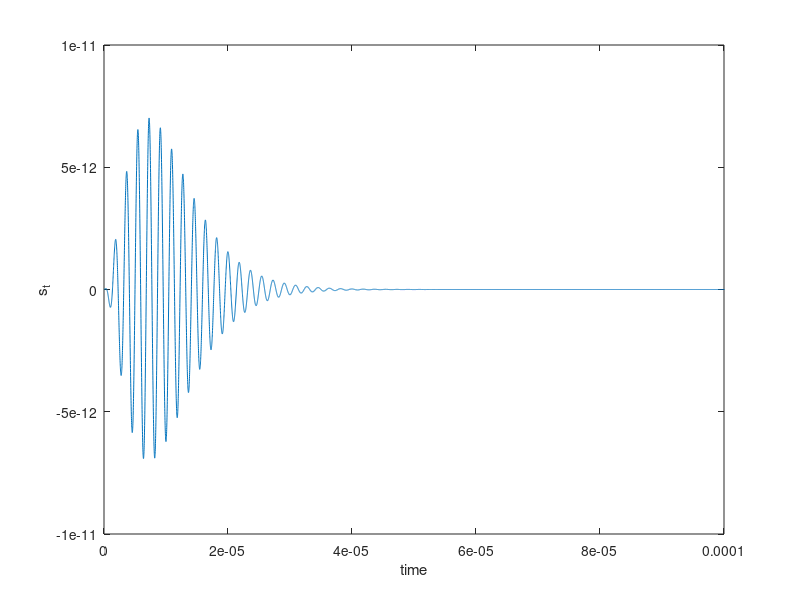
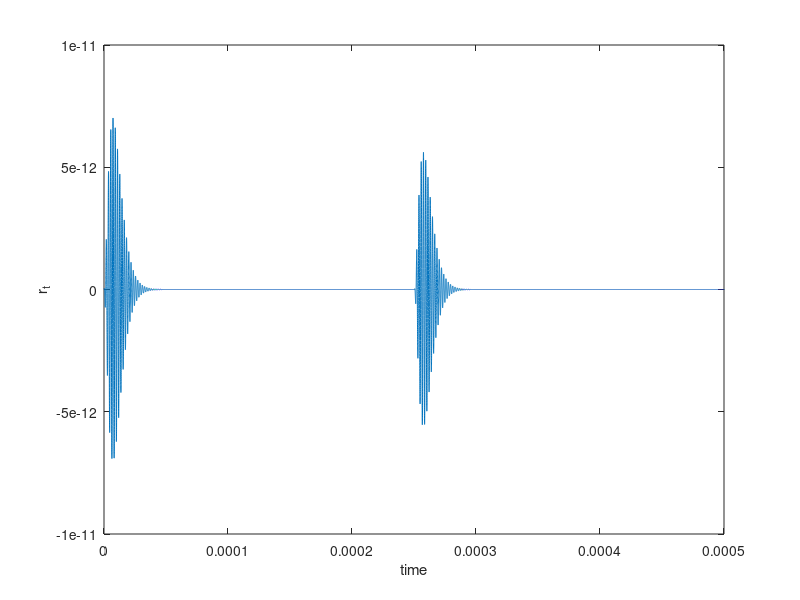
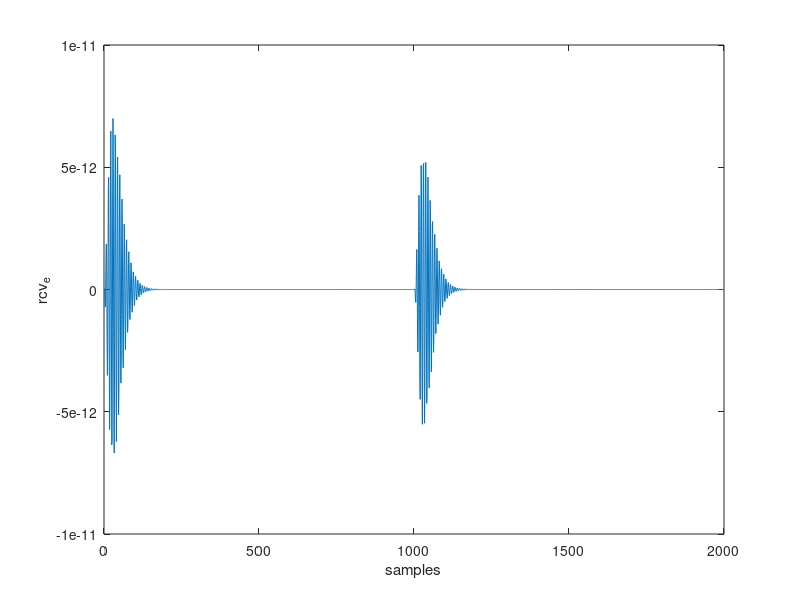
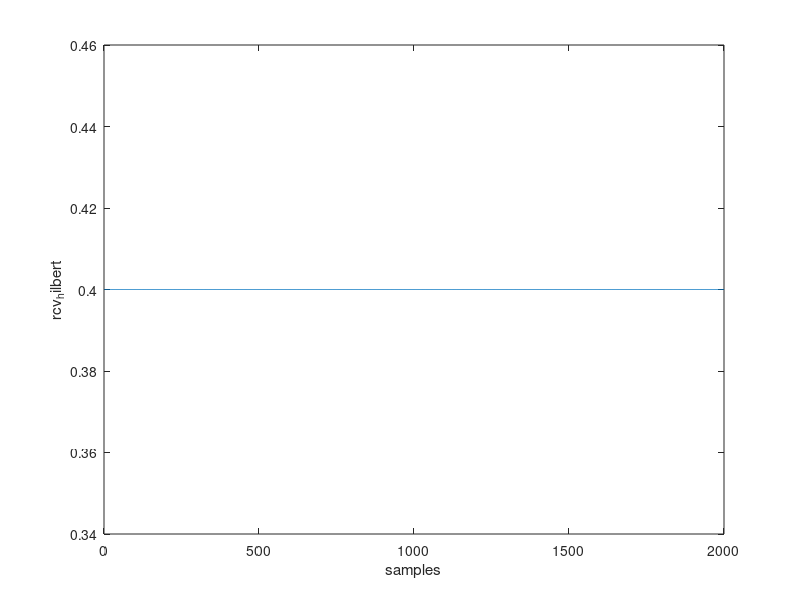

These charts were generated, in order, by the following MATLAB code:
clear all
% part 1
m=2;
f_s = 550000;
u = 3.6*10^-6;
phi_s = 0;

A_s = 1;
t = linspace(0,1*10^-3,100000);
s_t = A_s.*(t.^m.*exp(-t./u).*cos((2*pi*f_s).*t+phi_s)).*(t>0);

figure,plot(t,s_t)
xlabel('time')
xlim([0 1*10^-4])
ylabel('s_t')

h = 0.174;
SoS = 1390;
Tf= 2*h/SoS;
A_r = 0.8;  

u_r = ones(size(t));
u_r(t<Tf)=0;

r_t =s_t + (A_r/A_s*((t-Tf).^m.*exp(-(t-Tf)/u).*cos((2*pi*f_s)*(t-Tf)+phi_s)).*u_r);



figure,plot(t,r_t)
xlim([0 .5*10^-3])
xlabel('time')
ylabel('r_t')

f = 4*10^6;
T=1/f;
n = 1:1:2000;

u_r_n = ones(size(n));
u_r_n((n*T)<Tf) = 0;

s_n = A_s*(n*T).^m.*exp(-(n*T/u)).*cos((2*pi*f_s)*(n*T)+phi_s).*(n*T>0);

rcv_n = s_n + A_r/A_s*(n*T-Tf).^m.*exp(-(n*T-Tf)/u).*cos(2*pi*f_s*(n*T-Tf)+phi_s).*u_r_n;

rcv_e = A_s*(n).^m.*exp(-n/u)+A_r*(n-Tf/T).^m.*exp(-(n-Tf/T)/u).*u_r_n;

figure,plot(n,rcv_n)
xlabel('samples')
ylabel('rcv_e')

ToF = 1009*T*SoS/2;

%% part 2
noise = 0.4*cos(2*pi*f_s*n*T);
rcv_noise = rcv_n + noise.*(n*T>0);

rcv_hilbert = hilbert(rcv_noise);

figure,plot(n,abs(rcv_hilbert))
xlabel('samples')
ylabel('rcv_hilbert')

difference = 1031 - 29;

ToF_2 = difference*T*SoS/2



%% part 3
k = 1001;
f = 4*10^6;
lambda = -0.5:0.1:5;
error = zeros(length(lambda));
dis_error = zeros(length(lambda));

for i = 1:length(lambda)
    l = lambda(i);
    Tf = (k+l)*T;
    Tf_hat = k*T;
    error(i) = Tf_hat-Tf;
    dis = Tf*SoS/2;
    dis_error(i) = error(i)*SoS/2;
end
figure,plot(lambda,dis_error)
xlabel('lambda')
ylabel('distance error')





